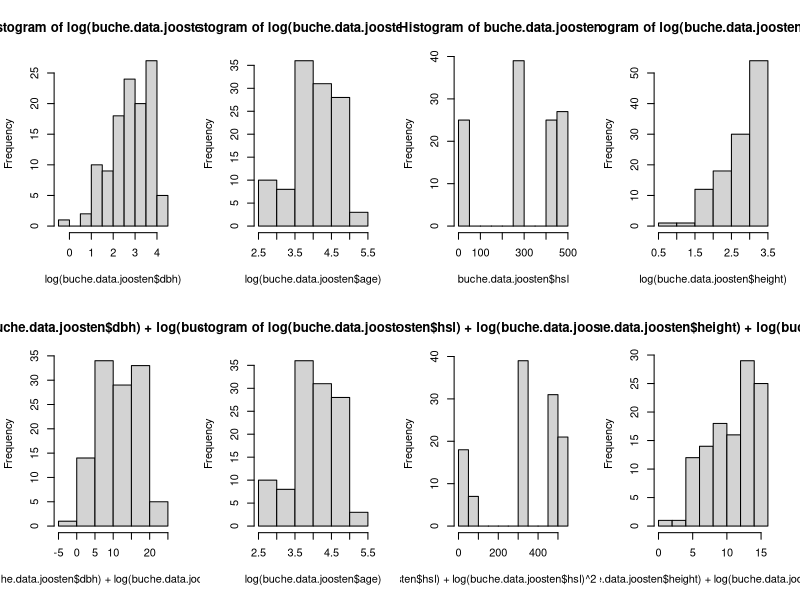
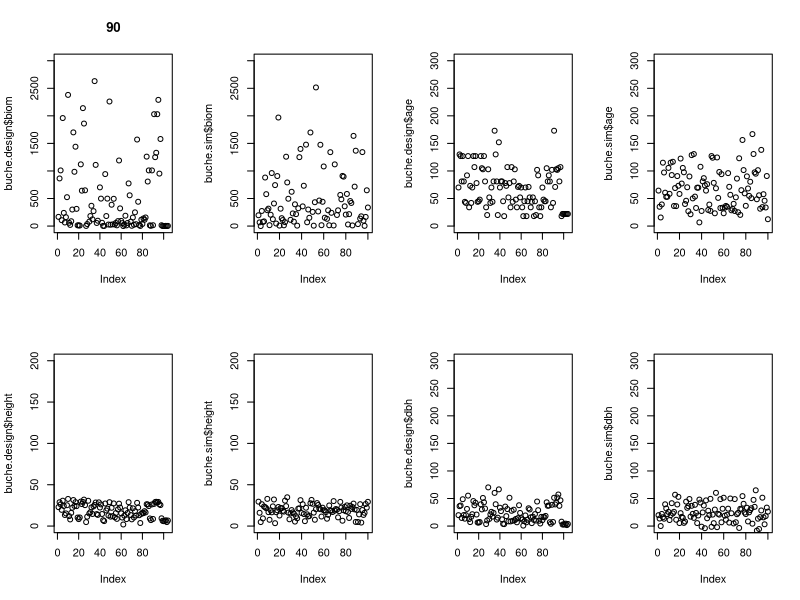
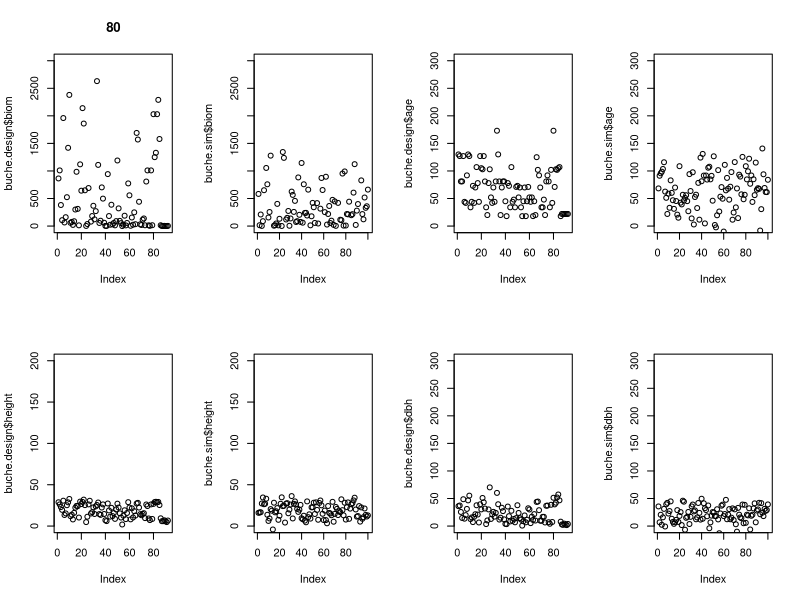
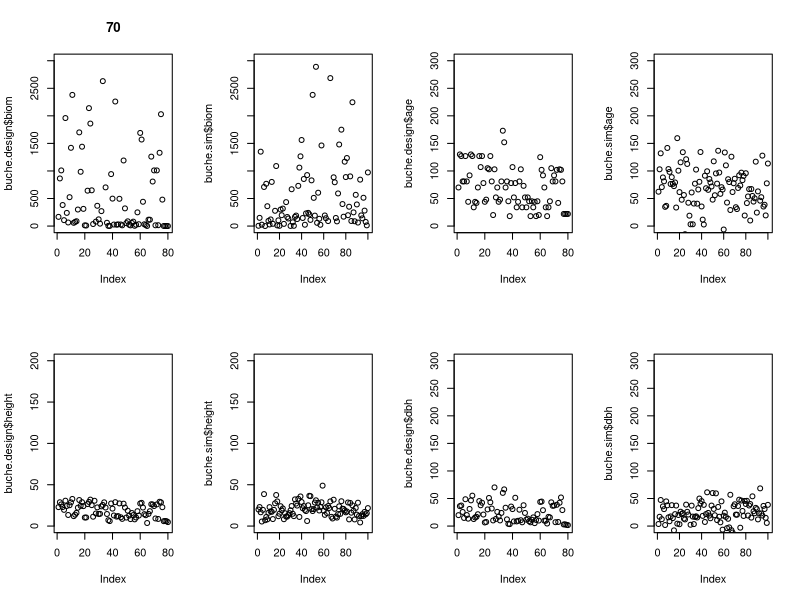
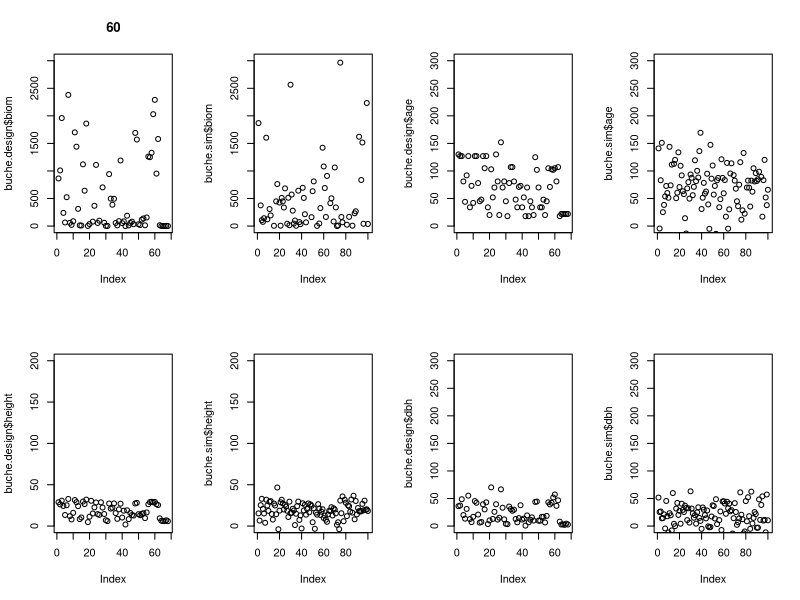
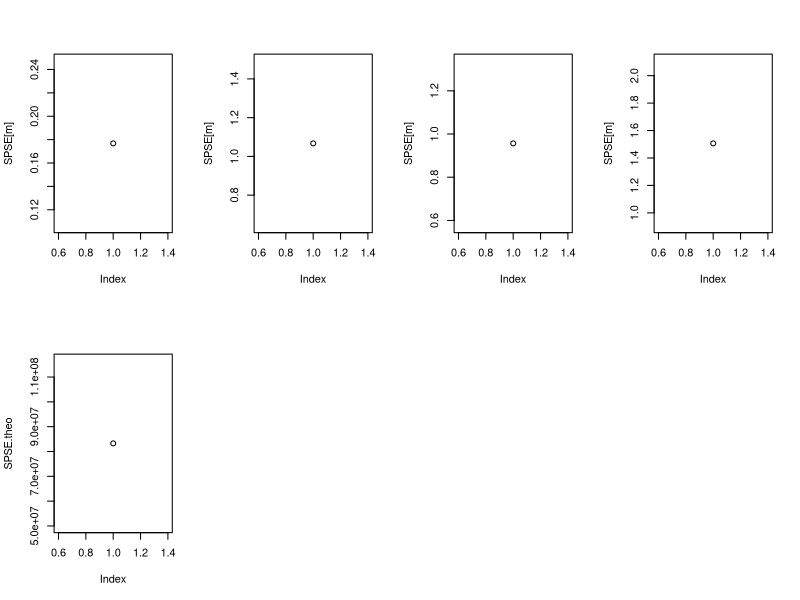

R code for these plots, in order:
# Setzen des Working Directory
# setwd("~/Documents/Master Data Science/Statistische Verfahren/Projekt/Statistische-Verfahren--Projekt-4.1-Buche/Aufgabenstellung")
# Laden der Daten aus CSV
buche.data = read.csv("buche.csv", sep=",")
head(buche.data)
# Seed fuer den Random Number Generator
set.seed(0)

# Aufteilen des Datensatzes in Teildatensaetze jedes einzelogen Autors
buche.data.joosten = subset(buche.data, buche.data[,1] == "Joosten")

## Best subset selection
# 1. maximales Modell festlegen
# 2. alle Teilmodelle sind Kandidatenmodelle
# 3. Entscheidung basierend auf Mallow's Cp
# 4. Schaetzer fuer SPSE = Cp * sigma2.max + n* sigma2.max

## leaps
require("leaps")

# joosten
buche.bss.joosten = regsubsets(log(biom)~1+ I(log(dbh))+I(log(dbh)^2)+I(log(age))+I(log(age)^2)+I(log(height))+I(log(height)^2)+hsl+I(hsl^2)+I(log(hsl))+I(log(hsl)^2), data = buche.data.joosten, nbest = 3) ## nbest = 3, jeweils die drei besten Modelle gleicher Parameterzahl
# summary(buche.bss.joosten)

summary(buche.bss.joosten)$cp
summary(buche.bss.joosten)$which[22,] # Modell 22 liefert betragsmaessig besten CP-Wert (8.344969)

m.joosten = lm(log(biom)~1+ I(log(dbh))+I(log(dbh)^2)+I(log(age))+I(log(height))+I(log(height)^2)+hsl+I(log(hsl))+I(log(hsl)^2), data = buche.data.joosten)

## Simulation
# Genutzter Datensatz und Anzal der Outputs fuer Kreuzvalidierung
buche.data.used = buche.data.joosten

# Anzahl der Beobachtungen fuer den gewaehlten Datensatz
numberObs = nrow(buche.data.used)

cross.length.out = numberObs

# Initialisierung
SPSE = rep(0,4)
SPSE.theo = rep(0,4)
n = 100
reps = 1 

## Kreuzalidierung
index = rep(1:10, length.out = cross.length.out)

par(mfrow = c(2,4))
hist(log(buche.data.joosten$dbh))
hist(log(buche.data.joosten$age))
hist(buche.data.joosten$hsl)
hist(log(buche.data.joosten$height))
hist(log(buche.data.joosten$dbh) + log(buche.data.joosten$dbh)^2)
hist(log(buche.data.joosten$age))
hist(log(buche.data.joosten$hsl) + log(buche.data.joosten$hsl)^2 + buche.data.joosten$hsl)
hist(log(buche.data.joosten$height) + log(buche.data.joosten$height)^2)


for(m in 1:4){
  for(j in 1:reps){
    index = sample(index)
    i = c(1:(m))
    ## Zerlegung
    buche.test= buche.data.used[index %in% i,]
    buche.design= buche.data.used[!(index %in% i),]
    
    ## Simulation
    biom.mean = mean(buche.design$biom)
    biom.sd = sd(buche.design$biom)
    #biom.sim = rnorm(n, mean = biom.mean, sd = biom.sd)
    
    age.mean = mean(buche.design$age)
    age.sd = sd(buche.design$age)
    age.sim = rnorm(n, mean = age.mean, sd = age.sd)
    
    dbh.mean = mean(buche.design$dbh)
    dbh.sd = sd(buche.design$dbh)
    dbh.sim = rnorm(n, mean = dbh.mean, sd = dbh.sd)
    
    height.mean = mean(buche.design$height)
    height.sd = sd(buche.design$height)
    height.sim = rnorm(n, mean = height.mean, sd = height.sd)
    
    hsl.mean = mean(buche.design$hsl)
    hsl.sd = sd(buche.design$hsl)
    hsl.sim = rnorm(n, mean = hsl.mean, sd = hsl.sd)
    
    m.joosten.design = lm(log(biom)~1+ I(log(dbh))+I(log(dbh)^2)+I(log(age))+I(log(height))+I(log(height)^2)+hsl+I(log(hsl))+I(log(hsl)^2), data = buche.design)
    buche.sim.temp = data.frame(age = age.sim, dbh = dbh.sim, height = height.sim, hsl = hsl.sim)
    biom.sim = exp(predict(m.joosten.design, newdata=buche.sim.temp))
    
    buche.sim = data.frame(hsl = hsl.sim, age = age.sim, dbh = dbh.sim, height = height.sim, biom = biom.sim)
    
    #(buche.sim)
    #plot(buche.design)
    #plot(buche.data.used)
    plot(buche.design$biom, ylim=c(0,3000), main = 100 - m*10)
    plot(buche.sim$biom, ylim=c(0,3000))
    plot(buche.design$age, ylim=c(0,300))
    plot(buche.sim$age, ylim=c(0,300))
    plot(buche.design$height, ylim=c(0,200))
    plot(buche.sim$height, ylim=c(0,200))
    plot(buche.design$dbh, ylim=c(0,300))
    plot(buche.sim$dbh, ylim=c(0,300))
    
    
    # Muessen die simulierten Biomassedaten nicht zu den Parametern passen? Wie wird das erreicht?
    # Wie bekommen wir Simulierte Parameter zu den simulierten Biomassedaten?
    # In einer Loesung von vorherigen Studenten wurden einfach zufaellig Daten aus der Designmatrix mit den simulierten Biomassedaten verknuepft. Wieso ist das zielfuehrend?
    
    ## Parameterschaetzung
    #TODO: verwenden der Simulationsdaten fuer die Berechunung der Parameter
    m.joosten = lm(log(biom)~1+ I(log(dbh))+I(log(dbh)^2)+I(log(age))+I(log(height))+I(log(height)^2)+hsl+I(log(hsl))+I(log(hsl)^2), data = buche.sim)
   
    ## Prognosefehler
    
    ## Erwarteter SPSE
    SPSE[m] = SPSE[m] + sum((log(buche.test$biom)-predict(m.joosten, newdata=buche.test))^2)
    
    ## Theoretischer SPSE
    # SPSE = n*sd^2 + (bias ist NULL, da Zufallszahlen Erwartungstreu) + |M|*sd^2
    numberObs.sim = nrow(buche.design)  # Anzahl der Beobachtungen fuer den gewaehlten Datensatz
    #SPSE.theo[m] = SPSE.theo[m] + (n*biom.sd^2 + numberObs.sim*biom.sd^2)/nrow(buche.design) #Biasterm ist Null
    
  }
  SPSE[m] = SPSE[m]/reps
  #SPSE.theo[m] = SPSE.theo[m]/reps
}

biom.var = var(buche.data.joosten$biom)
SPSE.theo = 116*(biom.var) + 8 * (biom.var) #Biasterm ist Null

for(m in 1:4) {
  plot(SPSE[m])
}
plot(SPSE.theo)
